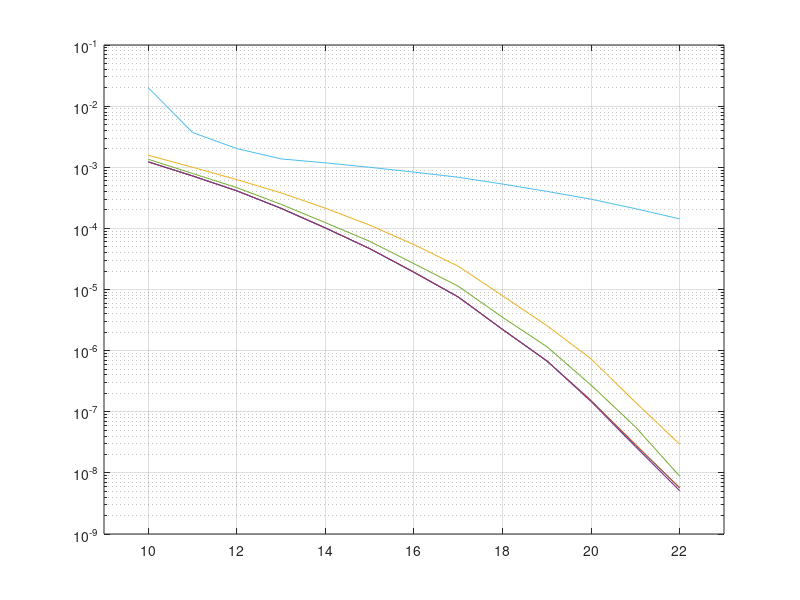

This figure's MATLAB source: (Note: this script raises an error after producing the figure.)
BER1 = [
 	22,	5.69e-9,	5.69e-9,	2.94e-8,	5.1e-9,     8.82e-9,	1.43e-4;...
 	21,	2.84e-8,	2.92e-8,	1.43e-7,	2.69e-8,	5.65e-8,	2.1e-4;...
 	20,	1.53e-7,	1.52e-7,	7.31e-7,	1.46e-7,	2.72e-7,	3e-4;...
 	19,	6.76e-7,	6.77e-7,	2.57e-6,	6.83e-7,	1.16e-6,	4.03e-4;...
 	18,	2.22e-6,	2.22e-6,	7.89e-6,	2.22e-6,	3.51e-6,	5.31e-4;...
 	17,	7.55e-6,	7.56e-6,	2.4e-5,     7.53e-6,	1.13e-5,	6.86e-4;...
 	16,	1.92e-5,	1.93e-5,	5.42e-5,	1.9e-5,     2.64e-5,	8.33e-4;...
 	15,	4.65e-5,	4.65e-5,	1.13e-4,	4.68e-5,	6.14e-5,	9.98e-4;...
 	14,	1.02e-4,	1.02e-4,	2.14e-4,	1.01e-4,	1.24e-4,	1.18e-3;...
 	13,	2.13e-4,	2.13e-4,	3.81e-4,	2.12e-4,	2.47e-4,	1.37e-3;...
 	12,	4.11e-4,	4.11e-4,	6.27e-4,	4.11e-4,	4.64e-4,	2.02e-3;...
 	11,	7.23e-4,	7.23e-4,	1e-3,       7.19e-4,	7.92e-4,	3.7e-3;...
 	10,	1.22e-3,	1.22e-3,	1.57e-3,	1.23e-3,	1.35e-3,	2e-2;...
];
BER2 = [
 	21,	1.96e-10,	1.96e-10,	0e0,        1.96e-10,	7.84e-10,	0e0;...
 	20,	2.75e-9,	2.75e-9,	1.18e-9,	3.14e-9,	9.61e-9,	2.07e-2;...
 	19,	3.39e-8,	3.33e-8,	2.31e-8,	3.33e-8,	7.88e-8,	6.96e-3;...
 	18,	2.27e-7,	2.28e-7,	1.58e-7,	2.18e-7,	5.72e-7,	2.4e-2;...
 	17,	1.36e-6,	1.36e-6,	9.6e-7,     1.34e-6,	3.31e-6,	2.26e-2;...
 	16,	6.01e-6,	6e-6,       4.54e-6,	5.98e-6,	1.48e-5,	1.12e-2;...
 	15,	1.99e-5,	1.99e-5,	1.56e-5,	1.95e-5,	4.37e-5,	1.45e-2;...
 	14,	5.83e-5,	5.83e-5,	4.75e-5,	5.78e-5,	1.27e-4,	2.37e-2;...
 	13,	1.42e-4,	1.42e-4,	1.19e-4,	1.42e-4,	2.99e-4,	0e0;...
 	12,	3.11e-4,	3.11e-4,	2.67e-4,	3.09e-4,	5.96e-4,	1.9e-2;...
 	11,	6.29e-4,	6.29e-4,	5.54e-4,	6.27e-4,	1.12e-3,	0e0;...
 	10,	1.11e-3,	1.11e-3,	9.95e-4,	1.11e-3,	1.83e-3,	0e0;...
];
BER3 = [
 	10,	2.72e-3,	2.72e-3,	3.16e-3,	2.72e-3,	2.58e-3,	0e0;...
 	11,	1.96e-3,	1.96e-3,	2.38e-3,	1.95e-3,	1.83e-3,	0e0;...
 	12,	1.4e-3,     1.4e-3,     1.77e-3,	1.39e-3,	1.29e-3,	0e0;...
 	13,	9.61e-4,	9.6e-4,     1.3e-3,     9.68e-4,	8.81e-4,	0e0;...
 	14,	6.26e-4,	6.26e-4,	9.11e-4,	6.24e-4,	5.64e-4,	0e0;...
 	15,	4.08e-4,	4.08e-4,	6.31e-4,	4.1e-4,     3.63e-4,	0e0;...
 	16,	2.5e-4,     2.5e-4,     4.13e-4,	2.51e-4,	2.19e-4,	0e0;...
 	17,	1.46e-4,	1.46e-4,	2.61e-4,	1.47e-4,	1.26e-4,	0e0;...
 	18,	7.58e-5,	7.57e-5,	1.47e-4,	7.77e-5,	6.4e-5,     0e0;...
 	19,	3.89e-5,	3.89e-5,	7.96e-5,	3.98e-5,	3.17e-5,	0e0;...
 	20,	1.96e-5,	1.95e-5,	4.4e-5,     2.05e-5,	1.56e-5,	0e0;...
 	21,	8.91e-6,	8.9e-6,     2.08e-5,	9.69e-6,	6.94e-6,	0e0;...
 	22,	3.64e-6,	3.65e-6,	9.65e-6,	4.23e-6,	2.74e-6,	0e0;...
 	23,	1.47e-6,	1.47e-6,	3.97e-6,	1.77e-6,	1.07e-6,	0e0;...
 	24,	5.41e-7,	5.41e-7,	1.73e-6,	6.86e-7,	3.52e-7,	0e0;...
 	25,	2.28e-7,	2.27e-7,	7.6e-7,     2.69e-7,	1.24e-7,	0e0;...
 	26,	9.02e-8,	9.02e-8,	4.04e-7,	9.2e-8,     4.04e-8,	0e0;...
];

BER_awgn = [
 	4,	2.93e-3,	2.93e-3,	2.62e-3,	2.93e-3,	3.56e-3,	1.94e-3;...
 	5,	1.72e-3,	1.72e-3,	1.46e-3,	1.72e-3,	2.08e-3,	1.01e-3;...
 	6,	9.94e-4,	9.94e-4,	7.91e-4,	9.92e-4,	1.18e-3,	5.05e-4;...
 	7,	5.03e-4,	5.03e-4,	3.78e-4,	5.01e-4,	5.92e-4,	2.11e-4;...
 	8,	2.23e-4,	2.23e-4,	1.56e-4,	2.21e-4,	2.58e-4,	7.15e-5;...
 	9,	8.87e-5,	8.87e-5,	6.54e-5,	8.79e-5,	1.02e-4,	2.07e-5;...
 	10,	3.01e-5,	3.01e-5,	1.78e-5,	2.98e-5,	3.34e-5,	4.69e-6;...
 	11,	8.25e-6,	8.26e-6,	4.14e-6,	8.13e-6,	8.94e-6,	7.06e-7;...
 	12,	2.06e-6,	2.06e-6,	8.88e-7,	2.02e-6,	2.19e-6,	9.02e-8;...
 	13,	3.78e-7,	3.79e-7,	1.36e-7,	3.72e-7,	3.99e-7,	8.82e-9;...
 	14,	4.9e-8,     4.88e-8,	1.37e-8,	4.67e-8,	5.22e-8,	0e0;...
 	15,	7.65e-9,	7.45e-9,	2.35e-9,	6.86e-9,	6.67e-9,	0e0;...
];



figure(1); clf;
semilogy(BER1(:,1),BER1(:,2:end));
grid on;
marge = axis;
axis([marge(1)-1 marge(2)+1  1e-9 1e-1]);

latexWidth = 5;
latexHeight = 4;
ff = gcf;
homer = ff.Units;
ff.Units = 'inches';
bart = ff.Position;
ff.Position = [bart(1:2) latexWidth latexHeight];
ff.PaperPositionMode = 'auto';
ff.Units = homer;
xlabel('cycles/sample')
% ylabel('\Psi (dB)')
ylabel('BER')
% title('SOQPSK-TG Constellation')
% legend('SOQPSK-TG Power Spectrum','Location','Best')
print(ff, '-depsc', ['FDE2_spectrum_PSI']) %save as eps a 

% figure(11);
% stem(-max_lag:max_lag,abs(R));
% grid on;